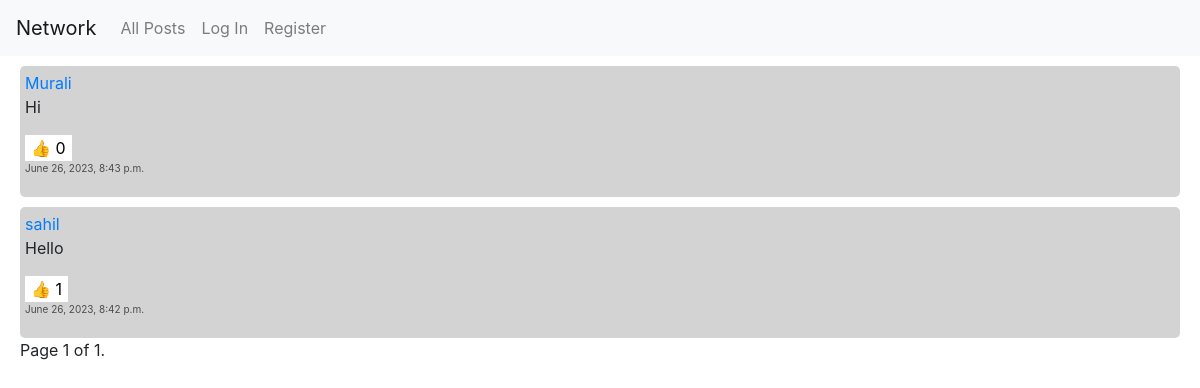
Before: / with the older database file.
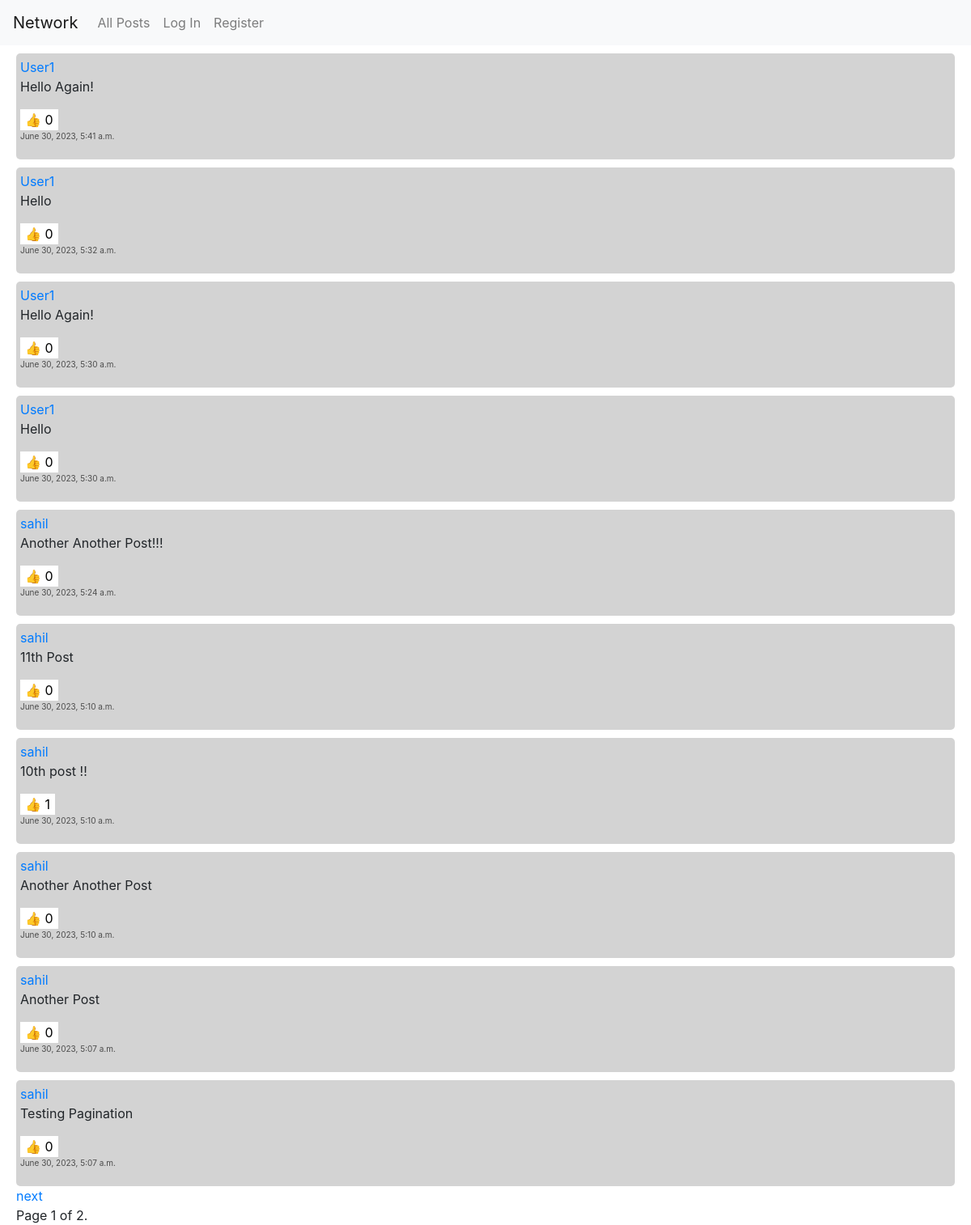
After: the same page with the newer database file.
### network/models.py (models this page shows, shortened)
class Post(models.Model):
    poster = models.ForeignKey(User, on_delete = models.CASCADE)
    content = models.CharField(max_length=500)
    dateTime = models.DateTimeField(auto_now_add=True)
    likes = models.ManyToManyField(User, related_name="postLikes", blank=True)

class User(AbstractUser):
    followers = models.ManyToManyField('self', blank=True, default= None, null=True, symmetrical=False)

### network/views.py (the view)
# urls.py: path("", views.index, name="index"),
def index(request):
    posts = Post.objects.all().order_by('-dateTime')
    paginator = Paginator(posts, 10)
    print (paginator.count)
    page_number = request.GET.get('page')
    page_obj = paginator.get_page(page_number)
    print (page_obj)
    try:
        User.objects.get(username=request.user.username)
        return render(request, "network/index.html", {
        "page_obj": page_obj,
        "user": User.objects.get(username=request.user.username)
    })
    except:
        return render(request, "network/index.html", {
        "page_obj": page_obj,
    })

### network/templates/network/index.html (shortened to what this page needs)
{% extends "network/layout.html" %}
{% load static %}
{% block body %}
 <div class="feed">
{% for post in page_obj %}
<div style="margin-top: 10px; background-color: lightgray; padding: 5px; display: block; margin-left: 20px; margin-right: 20px; border-radius: 5px;" id="content{{post.id}}" >
    <a href="profile/{{ post.poster }}">{{ post.poster }}</a>
    <p id="content-{{ post.id }}">{{ post.content }}</p>
{% if user in post.likes.all %}
    <button id="button-{{ post.id }}" class="LikeButton" style="background-color: rgb(33, 199, 33); border-width: 0px; outline: none;">👍 {{ post.likes.all|length }}</button>
{% else %}
    <button id="button-{{ post.id }}" class="LikeButton" style="background-color: white; border-width: 0px; outline: none;">👍 {{ post.likes.all|length }}</button>
{% endif %}
    <p style="color: rgb(76, 76, 76); font-size: 10px;">{{ post.dateTime }}</p>
</div>
{% endfor %}
 </div>
 <div class="pagination" style="display: block;">
    <div style="display: block; margin-left: 20px;">
        {% if page_obj.has_next %}
            <a href="?page={{ page_obj.next_page_number }}">next</a>
        {% endif %}
    </div>
    <div style="display: block; margin-left: 20px;">
        Page {{ page_obj.number }} of {{ page_obj.paginator.num_pages }}.
    </div>
</div>
{% endblock %}

Changed rows visible on the page:
no longer on this page (row unchanged): Post: poster "Murali", content "Hi", likes.all|length "0", dateTime "June 26, 2023, 8:43 p.m."
no longer on this page (row unchanged): Post: poster "sahil", content "Hello", likes.all|length "1", dateTime "June 26, 2023, 8:42 p.m."
added Post: poster "User1", content "Hello Again!", likes.all|length "0", dateTime "June 30, 2023, 5:41 a.m."
added Post: poster "User1", content "Hello", likes.all|length "0", dateTime "June 30, 2023, 5:32 a.m."
added Post: poster "User1", content "Hello Again!", likes.all|length "0", dateTime "June 30, 2023, 5:30 a.m."
added Post: poster "User1", content "Hello", likes.all|length "0", dateTime "June 30, 2023, 5:30 a.m."
added Post: poster "sahil", content "Another Another Post!!!", likes.all|length "0", dateTime "June 30, 2023, 5:24 a.m."
added Post: poster "sahil", content "11th Post", likes.all|length "0", dateTime "June 30, 2023, 5:10 a.m."
added Post: poster "sahil", content "10th post !!", likes.all|length "1", dateTime "June 30, 2023, 5:10 a.m."
added Post: poster "sahil", content "Another Another Post", likes.all|length "0", dateTime "June 30, 2023, 5:10 a.m."
added Post: poster "sahil", content "Another Post", likes.all|length "0", dateTime "June 30, 2023, 5:07 a.m."
added Post: poster "sahil", content "Testing Pagination", likes.all|length "0", dateTime "June 30, 2023, 5:07 a.m."
Other visible differences:
{{ page_obj.paginator.num_pages }}: "1" → "2"
text now shown: "next"
